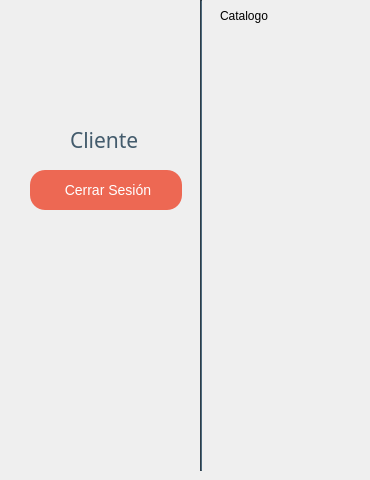
    <widget class="QWidget" name="page">
     <property name="cursor">
      <cursorShape>PointingHandCursor</cursorShape>
     </property>
     <widget class="Line" name="line_21">
      <property name="geometry">
       <rect>
        <x>200</x>
        <y>0</y>
        <width>2</width>
        <height>471</height>
       </rect>
      </property>
      <property name="minimumSize">
       <size>
        <width>2</width>
        <height>0</height>
       </size>
      </property>
      <property name="maximumSize">
       <size>
        <width>2</width>
        <height>16777215</height>
       </size>
      </property>
      <property name="styleSheet">
       <string notr="true">/*background-color:#F3705B;*/
background-color:#435B6C;</string>
      </property>
      <property name="orientation">
       <enum>Qt::Vertical</enum>
      </property>
     </widget>
     <widget class="QLabel" name="label_213">
      <property name="geometry">
       <rect>
        <x>220</x>
        <y>0</y>
        <width>141</width>
        <height>31</height>
       </rect>
      </property>
      <property name="styleSheet">
       <string notr="true">font:24pt &quot;Gill Sans MT&quot;;</string>
      </property>
      <property name="text">
       <string>Catalogo</string>
      </property>
     </widget>
     <widget class="QLabel" name="label_214">
      <property name="geometry">
       <rect>
        <x>50</x>
        <y>10</y>
        <width>100</width>
        <height>100</height>
       </rect>
      </property>
      <property name="minimumSize">
       <size>
        <width>100</width>
        <height>100</height>
       </size>
      </property>
      <property name="maximumSize">
       <size>
        <width>100</width>
        <height>100</height>
       </size>
      </property>
      <property name="text">
       <string/>
      </property>
      <property name="pixmap">
       <pixmap resource="icons.qrc">:/iconos/placeholder.png</pixmap>
      </property>
      <property name="scaledContents">
       <bool>true</bool>
      </property>
      <property name="indent">
       <number>0</number>
      </property>
     </widget>
     <widget class="QPushButton" name="btnLogoutAdmin_5">
      <property name="geometry">
       <rect>
        <x>30</x>
        <y>170</y>
        <width>152</width>
        <height>40</height>
       </rect>
      </property>
      <property name="minimumSize">
       <size>
        <width>150</width>
        <height>40</height>
       </size>
      </property>
      <property name="maximumSize">
       <size>
        <width>280</width>
        <height>40</height>
       </size>
      </property>
      <property name="styleSheet">
       <string notr="true">/*background-color:#435B6C;*/
background-color:#ED6853;;
  border: 0;
  border-radius: 15px;
  height: 35px;
  max-width: 280px;
color: white;
font-size:14px;</string>
      </property>
      <property name="text">
       <string> Cerrar Sesión</string>
      </property>
      <property name="icon">
       <iconset resource="icons.qrc">
        <normaloff>:/iconos/logout.png</normaloff>:/iconos/logout.png</iconset>
      </property>
     </widget>
     <widget class="QLabel" name="label_215">
      <property name="geometry">
       <rect>
        <x>70</x>
        <y>120</y>
        <width>112</width>
        <height>40</height>
       </rect>
      </property>
      <property name="minimumSize">
       <size>
        <width>0</width>
        <height>40</height>
       </size>
      </property>
      <property name="font">
       <font>
        <family>Gill Sans MT</family>
        <pointsize>16</pointsize>
        <weight>50</weight>
        <italic>false</italic>
        <bold>false</bold>
       </font>
      </property>
      <property name="styleSheet">
       <string notr="true">font:16pt &quot;Gill Sans MT&quot;;
color: #435B6C;</string>
      </property>
      <property name="text">
       <string>Cliente</string>
      </property>
     </widget>
    </widget>
